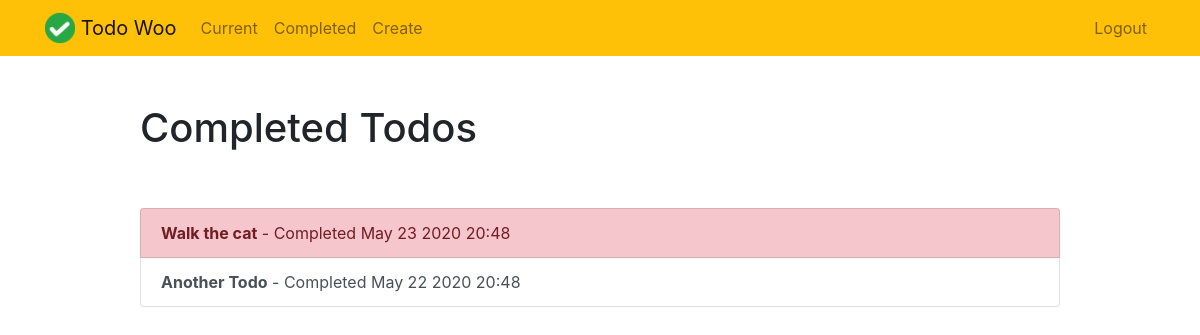
The app's page /completed/ (signed in) with its own data.
### todo/models.py (models this page shows, shortened)
class Todo(models.Model):
    title = models.CharField(max_length=100)
    memo = models.TextField(blank=True)
    datecreated = models.DateTimeField(auto_now_add=True)
    datedue = models.DateField(null=True, blank=True)
    datecompleted = models.DateTimeField(null=True, blank=True)
    important = models.BooleanField(default=False)
    completed = models.BooleanField(default=False)
    user = models.ForeignKey(User, on_delete=models.CASCADE)

### todo/views.py (the view)
# urls.py: path('completed/', views.completedtodos, name='completedtodos'),
@login_required
def completedtodos(request):
    todos = Todo.objects.filter(user=request.user, completed=True).order_by('-datecompleted')
    return render(request, 'todo/completedtodos.html', {'todos':todos})

### todo/templates/todo/completedtodos.html
{% extends "todo/base.html" %}
{% block content %}
    <div class="row justify-content-center mt-5">
        <div class="col-md-10">
            <h1>Completed Todos</h1>
        </div>
    </div>
    <div class="row justify-content-center mt-5">
        <div class="col-md-10">
            <div class="list-group">
                {% for todo in todos %}
                    <a href="{% url 'viewtodo' todo.id %}" class="list-group-item list-group-item-action{% if todo.important %} list-group-item-danger{% endif %}"><b>{{ todo.title }}</b> - Completed {{ todo.datecompleted|date:'M j Y H:i' }}</a>
                {% endfor %}
            </div>
        </div>
    </div>
{% endblock %}

### records on screen
Todo: title "Walk the cat", datecompleted "May 23 2020 20:48"
Todo: title "Another Todo", datecompleted "May 22 2020 20:48"
